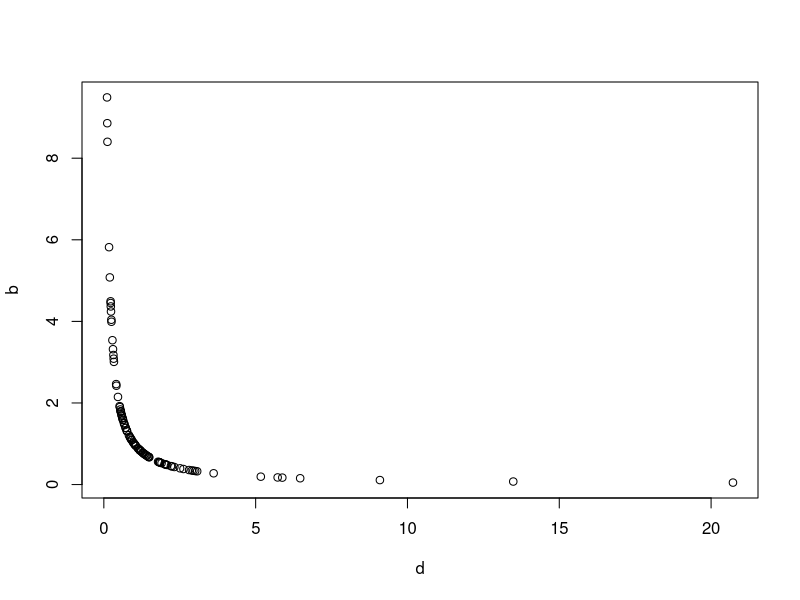
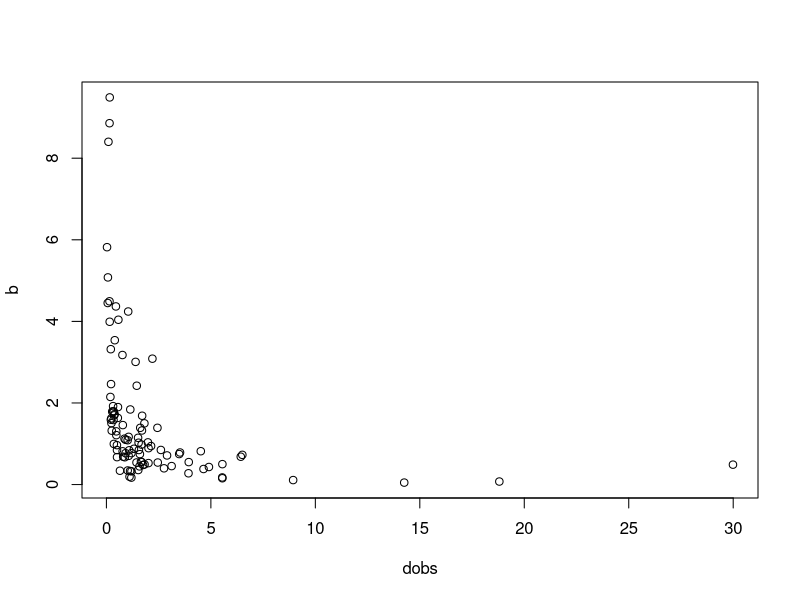

Generate these figures, in order, with R:
set.seed(2129)
nobs <- 100

d <- rlnorm(nobs)
b <- 1/d
dobs <- d*rlnorm(nobs)

k <- b*dobs

summary(lm(k~dobs))
summary(lm(b~dobs))
summary(glm(k~dobs, family=gaussian(link="log")))
summary(glm(b~dobs, family=gaussian(link="log")))

plot(d, b)
plot(dobs, b)
